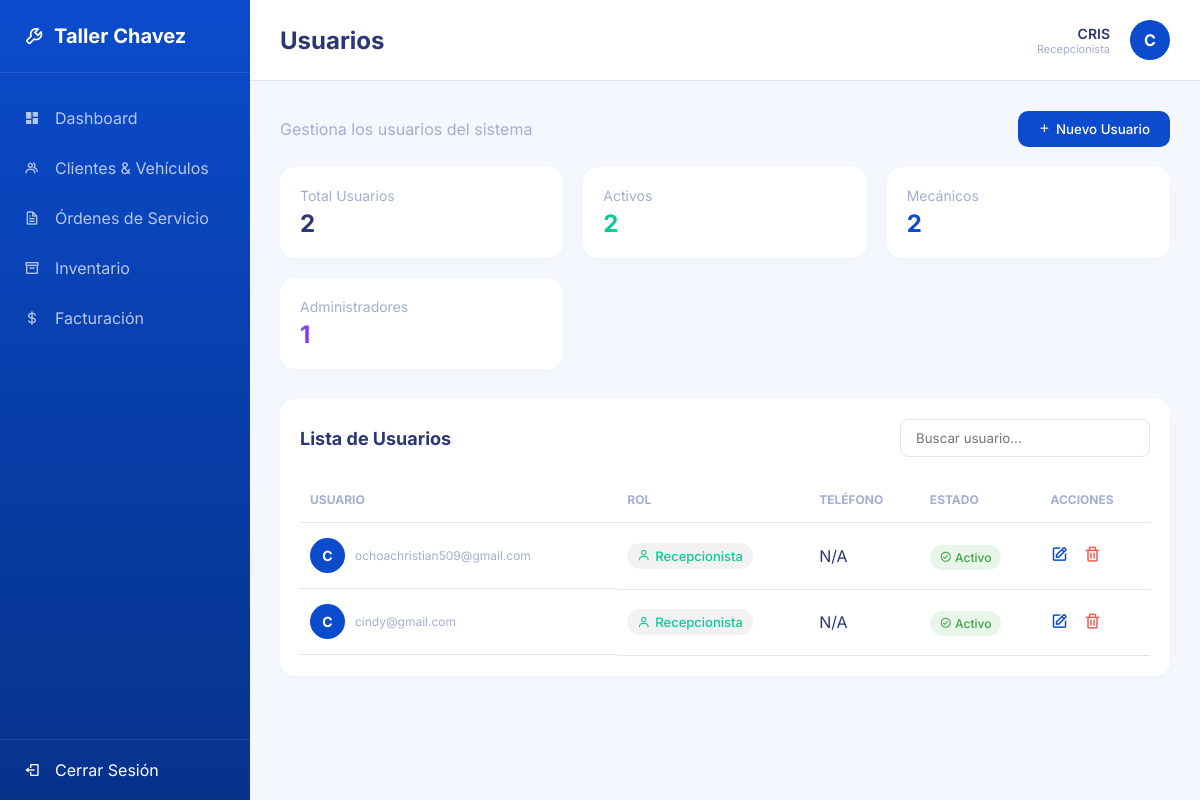
Page /usuarios/ (signed in) on the earlier database version.
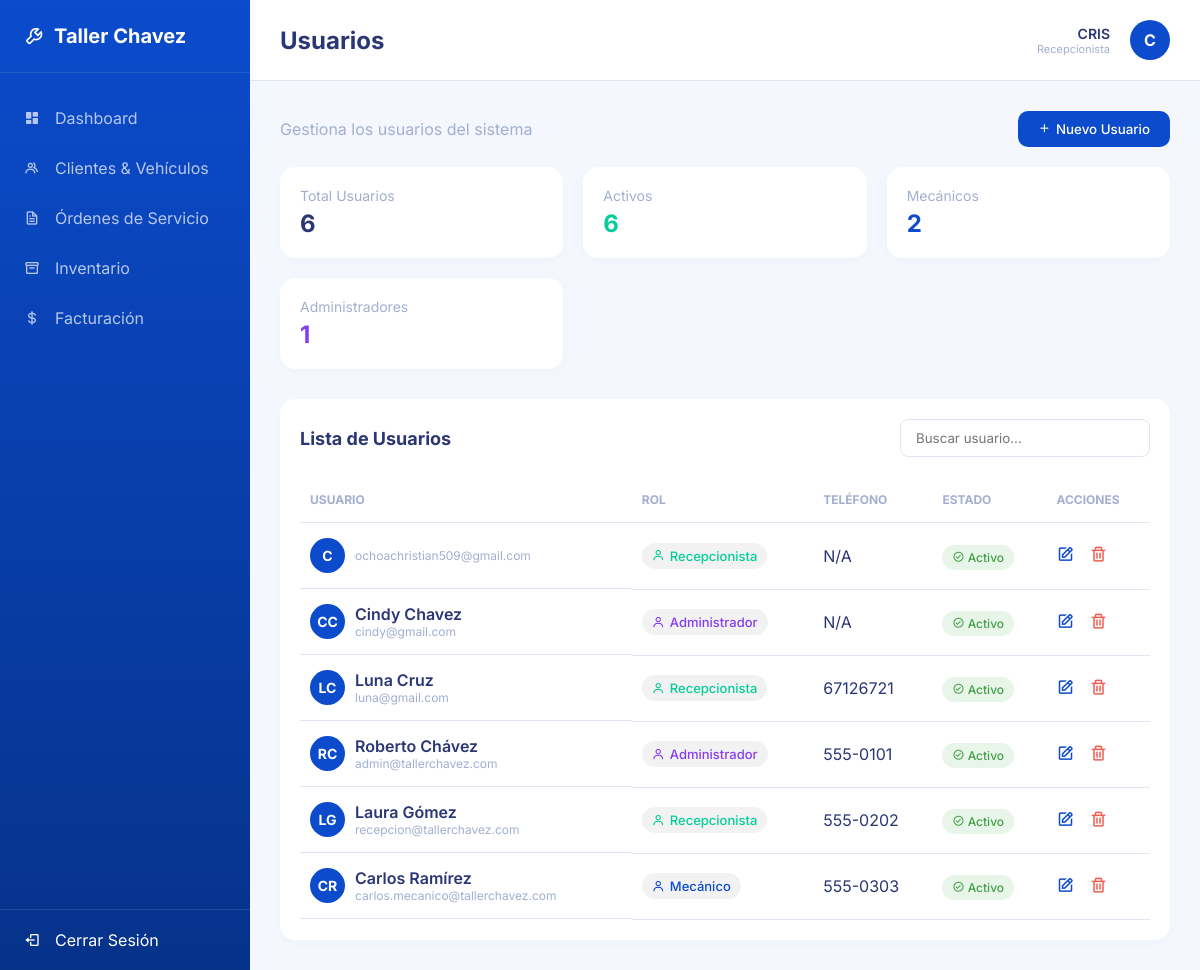
Same page on the later database version.
### usuarios/models.py (models this page shows, shortened)
class UsuarioPersonalizado(AbstractUser):
    ROLES = (
        ('ADMIN', 'Administrador'),
        ('MECANICO', 'Mecánico'),
        ('RECEPCIONISTA', 'Recepcionista'),
    )
    rol = models.CharField(max_length=20, choices=ROLES, default='RECEPCIONISTA')
    telefono = models.CharField(max_length=20, blank=True, null=True)

### usuarios/views.py (the view)
# urls.py: path('', views.usuarios_lista, name='usuarios_lista'),
@admin_required
def usuarios_lista(request):
    if request.method == 'POST':
        form = UsuarioForm(request.POST)
        if form.is_valid():
            usuario = form.save(commit=False)
            password = form.cleaned_data.get('password')
            if password:
                usuario.set_password(password)
            else:
                usuario.set_password('Taller123')
            usuario.save()
            messages.success(request, 'Usuario creado exitosamente.')
            return redirect('usuarios_lista')
        else:
            for field, errors in form.errors.items():
                for error in errors:
                    messages.error(request, f"{error}")
    else:
        form = UsuarioForm()
    usuarios = UsuarioPersonalizado.objects.all()
    return render(request, 'usuarios/lista.html', {'usuarios': usuarios, 'form': form})

### usuarios/forms.py (shortened to what this page needs)
class UsuarioForm(forms.ModelForm):
    password = forms.CharField(
        widget=forms.PasswordInput(attrs={'class': 'form-control', 'placeholder': 'Mínimo 8 caracteres'}),
        required=False,
        label='Contraseña',
        help_text='Mínimo 8 caracteres.'
    )
    class Meta:
        model = UsuarioPersonalizado
        fields = ['username', 'first_name', 'last_name', 'email', 'rol', 'telefono', 'password']
        widgets = {
            'username': forms.TextInput(attrs={'class': 'form-control', 'required': 'required'}),
            'first_name': forms.TextInput(attrs={'class': 'form-control', 'required': 'required'}),
            'last_name': forms.TextInput(attrs={'class': 'form-control', 'required': 'required'}),
            'email': forms.EmailInput(attrs={'class': 'form-control', 'required': 'required'}),
            'rol': forms.Select(attrs={'class': 'form-control', 'required': 'required'}),
            'telefono': forms.TextInput(attrs={'class': 'form-control'}),
        }

### usuarios/templates/usuarios/lista.html (shortened to what this page needs)
{% extends 'base.html' %}
{% block page_title %}Usuarios{% endblock %}
{% block content %}
<div style="display: flex; justify-content: space-between; align-items: center; margin-bottom: 20px;">
    <p style="color: var(--text-muted);">Gestiona los usuarios del sistema</p>
    <button onclick="openModal('modalUsuario')" style="background: var(--primary-blue); color: white; border: none; padding: 10px 20px; border-radius: 10px; cursor: pointer; display: flex; align-items: center; gap: 5px; font-weight: 500;">
        <i class='bx bx-plus'></i> Nuevo Usuario
    </button>
</div>
<div class="stats-grid">
    <div class="stat-card">
        <div class="stat-title">Total Usuarios</div>
        <div class="stat-value">{{ usuarios.count }}</div>
    </div>
    <div class="stat-card" style="color: var(--success-green);">
        <div class="stat-title">Activos</div>
        <div class="stat-value">{{ usuarios.count }}</div>
    </div>
    <div class="stat-card" style="color: var(--primary-blue);">
        <div class="stat-title">Mecánicos</div>
        <div class="stat-value">2</div>
    </div>
    <div class="stat-card" style="color: var(--purple);">
        <div class="stat-title">Administradores</div>
        <div class="stat-value">1</div>
    </div>
</div>
<div class="card-table">
    <div style="display: flex; justify-content: space-between; align-items: center; margin-bottom: 20px;">
        <div class="card-table-header" style="margin-bottom: 0;">Lista de Usuarios</div>
        <input type="text" placeholder="Buscar usuario..." style="padding: 10px 15px; border: 1px solid var(--border-color); border-radius: 8px; outline: none; width: 250px;">
    </div>
    <table>
        <thead>
            <tr>
                <th>USUARIO</th>
                <th>ROL</th>
                <th>TELÉFONO</th>
                <th>ESTADO</th>
                <th>ACCIONES</th>
            </tr>
        </thead>
        <tbody>
            {% for usuario in usuarios %}
            <tr>
                <td style="display: flex; align-items: center; gap: 10px;">
                    <div class="avatar" style="width: 35px; height: 35px; font-size: 14px;">
                        {{ usuario.first_name|default:usuario.username|make_list|first|upper }}{{ usuario.last_name|default:""|make_list|first|upper }}
                    </div>
                    <div>
                        <div style="font-weight: 600; color: var(--text-main);">{{ usuario.first_name }} {{ usuario.last_name }}</div>
                        <div style="font-size: 12px; color: var(--text-muted);">{{ usuario.email|default:usuario.username }}</div>
                    </div>
                </td>
                <td>
                    <span style="display: inline-flex; align-items: center; gap: 5px; color: {% if usuario.rol == 'ADMIN' %}var(--purple){% elif usuario.rol == 'MECANICO' %}var(--primary-blue){% else %}var(--success-green){% endif %}; background: rgba(0,0,0,0.05); padding: 5px 10px; border-radius: 15px; font-size: 13px; font-weight: 500;">
                        <i class='bx bx-user'></i> {{ usuario.get_rol_display }}
                    </span>
                </td>
                <td>{{ usuario.telefono|default:"N/A" }}</td>
                <td>
                    {% if usuario.is_active %}
                    <span class="badge completado"><i class='bx bx-check-circle'></i> Activo</span>
                    {% else %}
                    <span class="badge" style="background: #ffebee; color: var(--danger-red);"><i class='bx bx-x-circle'></i> Inactivo</span>
                    {% endif %}
                </td>
                <td style="font-size: 18px; color: var(--text-muted);">
                    <a href="{% url 'usuario_editar' usuario.id %}" style="text-decoration: none; color: inherit;">
                        <i class='bx bx-edit' style="cursor: pointer; margin-right: 10px; color: var(--primary-blue);"></i>
                    </a>
                    <a href="{% url 'usuario_eliminar' usuario.id %}" style="text-decoration: none; color: inherit;">
                        <i class='bx bx-trash' style="cursor: pointer; color: var(--danger-red);"></i>
                    </a>
                </td>
            </tr>
            {% empty %}
            <tr>
                <td colspan="5" style="text-align: center; padding: 20px;">No hay usuarios registrados.</td>
            </tr>
            {% endfor %}
        </tbody>
    </table>
</div>
{% endblock %}

### nucleo/templates/base.html (shortened to what this page needs)
<!DOCTYPE html>
<html lang="es">
<head>
    <link href="https://unpkg.com/boxicons@2.1.4/css/boxicons.min.css" rel="stylesheet">
    {% load static %}
    <link rel="stylesheet" href="{% static 'css/estilos.css' %}">
</head>
<body>
    <aside class="sidebar">
        <div class="sidebar-header">
            <i class='bx bx-wrench'></i>
            <span>Taller Chavez</span>
        </div>
        <ul class="nav-links">
            <a href="{% url 'dashboard' %}">
                <li class="{% if request.resolver_match.url_name == 'dashboard' %}active{% endif %}">
                    <i class='bx bxs-dashboard'></i> Dashboard
                </li>
            </a>
            {% if request.user.rol == 'ADMIN' or request.user.rol == 'RECEPCIONISTA' %}
            <a href="{% url 'clientes_lista' %}">
                <li class="{% if 'cliente' in request.resolver_match.url_name %}active{% endif %}">
                    <i class='bx bx-group'></i> Clientes & Vehículos
                </li>
            </a>
            {% endif %}
            <a href="{% url 'ordenes_lista' %}">
                <li class="{% if 'orden' in request.resolver_match.url_name and request.resolver_match.url_name != 'ordenes_bandeja' %}active{% endif %}">
                    <i class='bx bx-file'></i> Órdenes de Servicio
                </li>
            </a>
            {% if request.user.rol == 'ADMIN' or request.user.rol == 'RECEPCIONISTA' %}
            <a href="{% url 'inventario_lista' %}">
                <li class="{% if 'inventario' in request.resolver_match.url_name %}active{% endif %}">
                    <i class='bx bx-box'></i> Inventario
                </li>
            </a>
            <a href="{% url 'facturacion_lista' %}">
                <li class="{% if 'factura' in request.resolver_match.url_name %}active{% endif %}">
                    <i class='bx bx-dollar'></i> Facturación
                </li>
            </a>
            {% endif %}
        </ul>
        <a href="{% url 'logout' %}" style="text-decoration: none; color: inherit; margin-top: auto;">
            <div class="logout-btn">
                <i class='bx bx-log-out'></i>
                <span>Cerrar Sesión</span>
            </div>
        </a>
    </aside>
    <main class="main-content">
        <header class="top-header">
            <div class="page-title">{% block page_title %}Dashboard{% endblock %}</div>
            <div class="user-profile">
                <div style="text-align: right; margin-right: 10px;">
                    <div style="font-weight: 600; font-size: 14px;">{{ request.user.first_name|default:request.user.username }}</div>
                    <div style="font-size: 11px; color: var(--text-muted);">{{ request.user.get_rol_display }}</div>
                </div>
                <div class="avatar">
                    {{ request.user.first_name|default:request.user.username|make_list|first|upper }}
                </div>
            </div>
        </header>
        <div class="content-wrapper">
            {% block content %}
            {% endblock %}
        </div>
    </main>
</body>
</html>

### nucleo/static/css/estilos.css (style rules this page uses)
:root { --primary-blue: #0b4bcc; --secondary-blue: #06328a; --light-bg: #f4f7fe; --white: #ffffff; --text-main: #2b3674; --text-muted: #a3aed1; --success-green: #05cd99; --warning-yellow: #ffce20; --danger-red: #ee5d50; --purple: #863cf1; --border-color: #e0e5f2; }
* { margin: 0; padding: 0; box-sizing: border-box; font-family: 'Inter', sans-serif; }
body { background-color: var(--light-bg); color: var(--text-main); display: flex; height: 100vh; overflow: hidden; }
.sidebar { width: 250px; background: linear-gradient(180deg, var(--primary-blue) 0%, var(--secondary-blue) 100%); color: var(--white); display: flex; flex-direction: column; }
.sidebar-header { padding: 24px; font-size: 20px; font-weight: bold; display: flex; align-items: center; gap: 10px; border-bottom: 1px solid rgba(255,255,255,0.1); }
.nav-links { list-style: none; margin-top: 20px; }
.nav-links li, .nav-links a { text-decoration: none; color: inherit; display: block; }
.nav-links li { padding: 15px 24px; cursor: pointer; display: flex; align-items: center; gap: 15px; opacity: 0.7; transition: all 0.3s ease; }
.logout-btn { margin-top: auto; padding: 20px 24px; display: flex; align-items: center; gap: 15px; cursor: pointer; border-top: 1px solid rgba(255,255,255,0.1); }
.main-content { flex: 1; display: flex; flex-direction: column; overflow-y: auto; }
.top-header { background: var(--white); padding: 20px 30px; display: flex; justify-content: space-between; align-items: center; border-bottom: 1px solid var(--border-color); }
.page-title { font-size: 24px; font-weight: 700; }
.user-profile { display: flex; align-items: center; gap: 10px; }
.avatar { width: 40px; height: 40px; border-radius: 50%; background-color: var(--primary-blue); color: var(--white); display: flex; align-items: center; justify-content: center; font-weight: bold; }
.content-wrapper { padding: 30px; }
.stats-grid { display: grid; grid-template-columns: repeat(auto-fit, minmax(220px, 1fr)); gap: 20px; margin-bottom: 30px; }
.stat-card { background: var(--white); border-radius: 15px; padding: 20px; box-shadow: 0 4px 15px rgba(0,0,0,0.02); }
.stat-title { color: var(--text-muted); font-size: 14px; margin-bottom: 5px; }
.stat-value { font-size: 24px; font-weight: bold; }
.card-table { background: var(--white); border-radius: 15px; padding: 20px; box-shadow: 0 4px 15px rgba(0,0,0,0.02); }
.card-table-header { font-size: 18px; font-weight: bold; margin-bottom: 20px; }
table { width: 100%; border-collapse: collapse; }
th, td { padding: 15px 10px; text-align: left; border-bottom: 1px solid var(--border-color); }
th { color: var(--text-muted); font-size: 12px; text-transform: uppercase; }
.badge { padding: 5px 10px; border-radius: 20px; font-size: 12px; font-weight: 500; }
.badge.completado { background: #e8f5e9; color: #43a047; }

Differences in the rows shown:
changed UsuarioPersonalizado "cindy@gmail.com": last_name|make_list (not shown) → "C"; first_name (not shown) → "Cindy"; last_name (not shown) → "Chavez"; rol "Recepcionista" → "Administrador"
added UsuarioPersonalizado: first_name|make_list "L", last_name|make_list "C", first_name "Luna", last_name "Cruz", email "luna@gmail.com", rol "Recepcionista", telefono "67126721", is_active True (drawn)
added UsuarioPersonalizado: first_name|make_list "R", last_name|make_list "C", first_name "Roberto", last_name "Chávez", email "admin@tallerchavez.com", rol "Administrador", telefono "555-0101", is_active True (drawn)
added UsuarioPersonalizado: first_name|make_list "L", last_name|make_list "G", first_name "Laura", last_name "Gómez", email "recepcion@tallerchavez.com", rol "Recepcionista", telefono "555-0202", is_active True (drawn)
added UsuarioPersonalizado: first_name|make_list "C", last_name|make_list "R", first_name "Carlos", last_name "Ramírez", email "carlos.mecanico@tallerchavez.com", rol "Mecánico", telefono "555-0303", is_active True (drawn)
Other differences:
{{ usuarios.count }}: "2" → "6"
